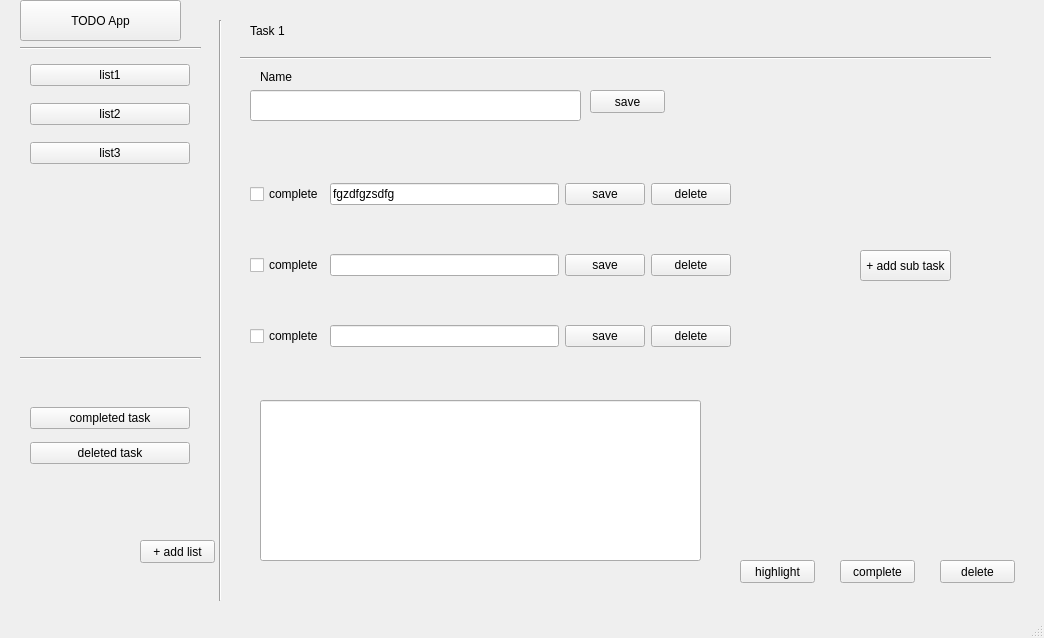
<?xml version="1.0" encoding="UTF-8"?>
<ui version="4.0">
 <class>MainWindow</class>
 <widget class="QMainWindow" name="MainWindow">
  <property name="geometry">
   <rect>
    <x>0</x>
    <y>0</y>
    <width>1044</width>
    <height>638</height>
   </rect>
  </property>
  <property name="windowTitle">
   <string>MainWindow</string>
  </property>
  <widget class="QWidget" name="centralwidget">
   <widget class="Line" name="left_top_line">
    <property name="geometry">
     <rect>
      <x>20</x>
      <y>40</y>
      <width>181</width>
      <height>16</height>
     </rect>
    </property>
    <property name="styleSheet">
     <string notr="true">font: 20pt &quot;MS Shell Dlg 2&quot;;
font: 48pt &quot;MS Shell Dlg 2&quot;;</string>
    </property>
    <property name="orientation">
     <enum>Qt::Horizontal</enum>
    </property>
   </widget>
   <widget class="Line" name="menu_line">
    <property name="geometry">
     <rect>
      <x>210</x>
      <y>20</y>
      <width>20</width>
      <height>581</height>
     </rect>
    </property>
    <property name="orientation">
     <enum>Qt::Vertical</enum>
    </property>
   </widget>
   <widget class="Line" name="left_under_line">
    <property name="geometry">
     <rect>
      <x>20</x>
      <y>350</y>
      <width>181</width>
      <height>16</height>
     </rect>
    </property>
    <property name="styleSheet">
     <string notr="true">font: 20pt &quot;MS Shell Dlg 2&quot;;
font: 48pt &quot;MS Shell Dlg 2&quot;;</string>
    </property>
    <property name="orientation">
     <enum>Qt::Horizontal</enum>
    </property>
   </widget>
   <widget class="QWidget" name="verticalLayoutWidget">
    <property name="geometry">
     <rect>
      <x>30</x>
      <y>50</y>
      <width>160</width>
      <height>131</height>
     </rect>
    </property>
    <layout class="QVBoxLayout" name="verticalLayout">
     <property name="spacing">
      <number>3</number>
     </property>
     <item>
      <widget class="QPushButton" name="list1button">
       <property name="styleSheet">
        <string notr="true"/>
       </property>
       <property name="text">
        <string>list1</string>
       </property>
      </widget>
     </item>
     <item>
      <widget class="QPushButton" name="list2button">
       <property name="text">
        <string>list2</string>
       </property>
      </widget>
     </item>
     <item>
      <widget class="QPushButton" name="list3button">
       <property name="text">
        <string>list3</string>
       </property>
      </widget>
     </item>
    </layout>
   </widget>
   <widget class="QWidget" name="verticalLayoutWidget_2">
    <property name="geometry">
     <rect>
      <x>30</x>
      <y>400</y>
      <width>160</width>
      <height>71</height>
     </rect>
    </property>
    <layout class="QVBoxLayout" name="verticalLayout_2">
     <item>
      <widget class="QPushButton" name="completebutton">
       <property name="text">
        <string>completed task</string>
       </property>
      </widget>
     </item>
     <item>
      <widget class="QPushButton" name="deletebutton">
       <property name="text">
        <string>deleted task</string>
       </property>
      </widget>
     </item>
    </layout>
   </widget>
   <widget class="QPushButton" name="addlistbutton">
    <property name="geometry">
     <rect>
      <x>140</x>
      <y>540</y>
      <width>75</width>
      <height>23</height>
     </rect>
    </property>
    <property name="text">
     <string>+ add list</string>
    </property>
   </widget>
   <widget class="Line" name="top_line">
    <property name="geometry">
     <rect>
      <x>240</x>
      <y>50</y>
      <width>751</width>
      <height>16</height>
     </rect>
    </property>
    <property name="orientation">
     <enum>Qt::Horizontal</enum>
    </property>
   </widget>
   <widget class="QLabel" name="task_label">
    <property name="geometry">
     <rect>
      <x>250</x>
      <y>10</y>
      <width>191</width>
      <height>41</height>
     </rect>
    </property>
    <property name="styleSheet">
     <string notr="true">font: 20pt &quot;MS Shell Dlg 2&quot;;</string>
    </property>
    <property name="text">
     <string>Task 1</string>
    </property>
   </widget>
   <widget class="QPushButton" name="todobutton">
    <property name="geometry">
     <rect>
      <x>20</x>
      <y>0</y>
      <width>161</width>
      <height>41</height>
     </rect>
    </property>
    <property name="styleSheet">
     <string notr="true">font: 20pt &quot;MS Shell Dlg 2&quot;;</string>
    </property>
    <property name="text">
     <string>TODO App</string>
    </property>
   </widget>
   <widget class="QPushButton" name="complete_button">
    <property name="geometry">
     <rect>
      <x>840</x>
      <y>560</y>
      <width>75</width>
      <height>23</height>
     </rect>
    </property>
    <property name="text">
     <string>complete</string>
    </property>
   </widget>
   <widget class="QWidget" name="layoutWidget">
    <property name="geometry">
     <rect>
      <x>250</x>
      <y>140</y>
      <width>481</width>
      <height>251</height>
     </rect>
    </property>
    <layout class="QGridLayout" name="gridLayout">
     <item row="2" column="3">
      <widget class="QPushButton" name="sub3_delete_button">
       <property name="text">
        <string>delete</string>
       </property>
      </widget>
     </item>
     <item row="0" column="0">
      <widget class="QCheckBox" name="sub1_checkbox">
       <property name="text">
        <string>complete</string>
       </property>
      </widget>
     </item>
     <item row="0" column="1">
      <widget class="QLineEdit" name="sub1_lineEdit">
       <property name="text">
        <string>fgzdfgzsdfg</string>
       </property>
      </widget>
     </item>
     <item row="0" column="3">
      <widget class="QPushButton" name="sub1_delete_button">
       <property name="text">
        <string>delete</string>
       </property>
      </widget>
     </item>
     <item row="0" column="2">
      <widget class="QPushButton" name="sub1_save_button">
       <property name="text">
        <string>save</string>
       </property>
      </widget>
     </item>
     <item row="1" column="3">
      <widget class="QPushButton" name="sub2_delete_button">
       <property name="text">
        <string>delete</string>
       </property>
      </widget>
     </item>
     <item row="2" column="2">
      <widget class="QPushButton" name="sub3_save_button">
       <property name="text">
        <string>save</string>
       </property>
      </widget>
     </item>
     <item row="1" column="2">
      <widget class="QPushButton" name="sub2_save_button">
       <property name="text">
        <string>save</string>
       </property>
      </widget>
     </item>
     <item row="2" column="1">
      <widget class="QLineEdit" name="sub3_lineEdit"/>
     </item>
     <item row="2" column="0">
      <widget class="QCheckBox" name="sub3_checkbox">
       <property name="text">
        <string>complete</string>
       </property>
      </widget>
     </item>
     <item row="1" column="1">
      <widget class="QLineEdit" name="sub2_lineEdit"/>
     </item>
     <item row="1" column="0">
      <widget class="QCheckBox" name="sub2_checkbox">
       <property name="text">
        <string>complete</string>
       </property>
      </widget>
     </item>
    </layout>
   </widget>
   <widget class="QPushButton" name="delete_button">
    <property name="geometry">
     <rect>
      <x>940</x>
      <y>560</y>
      <width>75</width>
      <height>23</height>
     </rect>
    </property>
    <property name="text">
     <string>delete</string>
    </property>
   </widget>
   <widget class="QPushButton" name="add_sub_button">
    <property name="geometry">
     <rect>
      <x>860</x>
      <y>250</y>
      <width>91</width>
      <height>31</height>
     </rect>
    </property>
    <property name="text">
     <string>+ add sub task</string>
    </property>
   </widget>
   <widget class="QLineEdit" name="note_lineEdit">
    <property name="geometry">
     <rect>
      <x>260</x>
      <y>400</y>
      <width>441</width>
      <height>161</height>
     </rect>
    </property>
   </widget>
   <widget class="QLabel" name="name_label">
    <property name="geometry">
     <rect>
      <x>260</x>
      <y>70</y>
      <width>47</width>
      <height>13</height>
     </rect>
    </property>
    <property name="text">
     <string>Name</string>
    </property>
   </widget>
   <widget class="QPushButton" name="highlight_button">
    <property name="geometry">
     <rect>
      <x>740</x>
      <y>560</y>
      <width>75</width>
      <height>23</height>
     </rect>
    </property>
    <property name="text">
     <string>highlight</string>
    </property>
   </widget>
   <widget class="QPushButton" name="namesave_button">
    <property name="geometry">
     <rect>
      <x>590</x>
      <y>90</y>
      <width>75</width>
      <height>23</height>
     </rect>
    </property>
    <property name="text">
     <string>save</string>
    </property>
   </widget>
   <widget class="QLineEdit" name="name_lineEdit">
    <property name="geometry">
     <rect>
      <x>250</x>
      <y>90</y>
      <width>331</width>
      <height>31</height>
     </rect>
    </property>
    <property name="styleSheet">
     <string notr="true">font: 12pt &quot;MS Shell Dlg 2&quot;;</string>
    </property>
   </widget>
  </widget>
  <widget class="QMenuBar" name="menubar">
   <property name="geometry">
    <rect>
     <x>0</x>
     <y>0</y>
     <width>1044</width>
     <height>21</height>
    </rect>
   </property>
  </widget>
  <widget class="QStatusBar" name="statusbar"/>
 </widget>
 <resources/>
 <connections/>
</ui>
